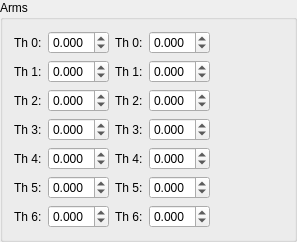
                  <widget class="QGroupBox" name="gbArms">
                   <property name="title">
                    <string>Arms</string>
                   </property>
                   <layout class="QHBoxLayout" name="horizontalLayout_7">
                    <item>
                     <layout class="QGridLayout" name="gridLayout_2">
                      <item row="0" column="0">
                       <widget class="QLabel" name="laLblAngles0">
                        <property name="text">
                         <string>Th 0:</string>
                        </property>
                       </widget>
                      </item>
                      <item row="0" column="1">
                       <widget class="QDoubleSpinBox" name="laTxtAngles0">
                        <property name="keyboardTracking">
                         <bool>false</bool>
                        </property>
                        <property name="decimals">
                         <number>3</number>
                        </property>
                        <property name="minimum">
                         <double>-3.142000000000000</double>
                        </property>
                        <property name="maximum">
                         <double>3.142000000000000</double>
                        </property>
                        <property name="singleStep">
                         <double>0.100000000000000</double>
                        </property>
                       </widget>
                      </item>
                      <item row="0" column="2">
                       <widget class="QLabel" name="raLblAngles0">
                        <property name="text">
                         <string>Th 0:</string>
                        </property>
                       </widget>
                      </item>
                      <item row="0" column="3">
                       <widget class="QDoubleSpinBox" name="raTxtAngles0">
                        <property name="keyboardTracking">
                         <bool>false</bool>
                        </property>
                        <property name="decimals">
                         <number>3</number>
                        </property>
                        <property name="minimum">
                         <double>-3.142000000000000</double>
                        </property>
                        <property name="maximum">
                         <double>3.142000000000000</double>
                        </property>
                        <property name="singleStep">
                         <double>0.100000000000000</double>
                        </property>
                       </widget>
                      </item>
                      <item row="1" column="0">
                       <widget class="QLabel" name="laLblAngles1">
                        <property name="text">
                         <string>Th 1:</string>
                        </property>
                       </widget>
                      </item>
                      <item row="1" column="1">
                       <widget class="QDoubleSpinBox" name="laTxtAngles1">
                        <property name="keyboardTracking">
                         <bool>false</bool>
                        </property>
                        <property name="decimals">
                         <number>3</number>
                        </property>
                        <property name="minimum">
                         <double>-3.142000000000000</double>
                        </property>
                        <property name="maximum">
                         <double>3.142000000000000</double>
                        </property>
                        <property name="singleStep">
                         <double>0.100000000000000</double>
                        </property>
                        <property name="value">
                         <double>0.000000000000000</double>
                        </property>
                       </widget>
                      </item>
                      <item row="1" column="2">
                       <widget class="QLabel" name="raLblAngles1">
                        <property name="text">
                         <string>Th 1:</string>
                        </property>
                       </widget>
                      </item>
                      <item row="1" column="3">
                       <widget class="QDoubleSpinBox" name="raTxtAngles1">
                        <property name="keyboardTracking">
                         <bool>false</bool>
                        </property>
                        <property name="decimals">
                         <number>3</number>
                        </property>
                        <property name="minimum">
                         <double>-3.142000000000000</double>
                        </property>
                        <property name="maximum">
                         <double>3.142000000000000</double>
                        </property>
                        <property name="singleStep">
                         <double>0.100000000000000</double>
                        </property>
                       </widget>
                      </item>
                      <item row="2" column="0">
                       <widget class="QLabel" name="laLblAngles2">
                        <property name="text">
                         <string>Th 2:</string>
                        </property>
                       </widget>
                      </item>
                      <item row="2" column="1">
                       <widget class="QDoubleSpinBox" name="laTxtAngles2">
                        <property name="keyboardTracking">
                         <bool>false</bool>
                        </property>
                        <property name="decimals">
                         <number>3</number>
                        </property>
                        <property name="minimum">
                         <double>-3.142000000000000</double>
                        </property>
                        <property name="maximum">
                         <double>3.142000000000000</double>
                        </property>
                        <property name="singleStep">
                         <double>0.100000000000000</double>
                        </property>
                       </widget>
                      </item>
                      <item row="2" column="2">
                       <widget class="QLabel" name="raLblAngles2">
                        <property name="text">
                         <string>Th 2:</string>
                        </property>
                       </widget>
                      </item>
                      <item row="2" column="3">
                       <widget class="QDoubleSpinBox" name="raTxtAngles2">
                        <property name="keyboardTracking">
                         <bool>false</bool>
                        </property>
                        <property name="decimals">
                         <number>3</number>
                        </property>
                        <property name="minimum">
                         <double>-3.142000000000000</double>
                        </property>
                        <property name="maximum">
                         <double>3.142000000000000</double>
                        </property>
                        <property name="singleStep">
                         <double>0.100000000000000</double>
                        </property>
                       </widget>
                      </item>
                      <item row="3" column="0">
                       <widget class="QLabel" name="laLblAngles3">
                        <property name="text">
                         <string>Th 3:</string>
                        </property>
                       </widget>
                      </item>
                      <item row="3" column="1">
                       <widget class="QDoubleSpinBox" name="laTxtAngles3">
                        <property name="keyboardTracking">
                         <bool>false</bool>
                        </property>
                        <property name="decimals">
                         <number>3</number>
                        </property>
                        <property name="minimum">
                         <double>-3.142000000000000</double>
                        </property>
                        <property name="maximum">
                         <double>3.142000000000000</double>
                        </property>
                        <property name="singleStep">
                         <double>0.100000000000000</double>
                        </property>
                       </widget>
                      </item>
                      <item row="3" column="2">
                       <widget class="QLabel" name="raLblAngles3">
                        <property name="text">
                         <string>Th 3:</string>
                        </property>
                       </widget>
                      </item>
                      <item row="3" column="3">
                       <widget class="QDoubleSpinBox" name="raTxtAngles3">
                        <property name="keyboardTracking">
                         <bool>false</bool>
                        </property>
                        <property name="decimals">
                         <number>3</number>
                        </property>
                        <property name="minimum">
                         <double>-3.142000000000000</double>
                        </property>
                        <property name="maximum">
                         <double>3.142000000000000</double>
                        </property>
                        <property name="singleStep">
                         <double>0.100000000000000</double>
                        </property>
                       </widget>
                      </item>
                      <item row="4" column="0">
                       <widget class="QLabel" name="laLblAngles4">
                        <property name="text">
                         <string>Th 4:</string>
                        </property>
                       </widget>
                      </item>
                      <item row="4" column="1">
                       <widget class="QDoubleSpinBox" name="laTxtAngles4">
                        <property name="keyboardTracking">
                         <bool>false</bool>
                        </property>
                        <property name="decimals">
                         <number>3</number>
                        </property>
                        <property name="minimum">
                         <double>-3.142000000000000</double>
                        </property>
                        <property name="maximum">
                         <double>3.142000000000000</double>
                        </property>
                        <property name="singleStep">
                         <double>0.100000000000000</double>
                        </property>
                       </widget>
                      </item>
                      <item row="4" column="2">
                       <widget class="QLabel" name="raLblAngles4">
                        <property name="text">
                         <string>Th 4:</string>
                        </property>
                       </widget>
                      </item>
                      <item row="4" column="3">
                       <widget class="QDoubleSpinBox" name="raTxtAngles4">
                        <property name="keyboardTracking">
                         <bool>false</bool>
                        </property>
                        <property name="decimals">
                         <number>3</number>
                        </property>
                        <property name="minimum">
                         <double>-3.142000000000000</double>
                        </property>
                        <property name="maximum">
                         <double>3.142000000000000</double>
                        </property>
                        <property name="singleStep">
                         <double>0.100000000000000</double>
                        </property>
                       </widget>
                      </item>
                      <item row="5" column="0">
                       <widget class="QLabel" name="laLblAngles5">
                        <property name="text">
                         <string>Th 5:</string>
                        </property>
                       </widget>
                      </item>
                      <item row="5" column="1">
                       <widget class="QDoubleSpinBox" name="laTxtAngles5">
                        <property name="keyboardTracking">
                         <bool>false</bool>
                        </property>
                        <property name="decimals">
                         <number>3</number>
                        </property>
                        <property name="minimum">
                         <double>-3.142000000000000</double>
                        </property>
                        <property name="maximum">
                         <double>3.142000000000000</double>
                        </property>
                        <property name="singleStep">
                         <double>0.100000000000000</double>
                        </property>
                       </widget>
                      </item>
                      <item row="5" column="2">
                       <widget class="QLabel" name="raLblAngles5">
                        <property name="text">
                         <string>Th 5:</string>
                        </property>
                       </widget>
                      </item>
                      <item row="5" column="3">
                       <widget class="QDoubleSpinBox" name="raTxtAngles5">
                        <property name="keyboardTracking">
                         <bool>false</bool>
                        </property>
                        <property name="decimals">
                         <number>3</number>
                        </property>
                        <property name="minimum">
                         <double>-3.142000000000000</double>
                        </property>
                        <property name="maximum">
                         <double>3.142000000000000</double>
                        </property>
                        <property name="singleStep">
                         <double>0.100000000000000</double>
                        </property>
                       </widget>
                      </item>
                      <item row="6" column="0">
                       <widget class="QLabel" name="laLblAngles6">
                        <property name="text">
                         <string>Th 6:</string>
                        </property>
                       </widget>
                      </item>
                      <item row="6" column="1">
                       <widget class="QDoubleSpinBox" name="laTxtAngles6">
                        <property name="keyboardTracking">
                         <bool>false</bool>
                        </property>
                        <property name="decimals">
                         <number>3</number>
                        </property>
                        <property name="minimum">
                         <double>-3.142000000000000</double>
                        </property>
                        <property name="maximum">
                         <double>3.142000000000000</double>
                        </property>
                        <property name="singleStep">
                         <double>0.100000000000000</double>
                        </property>
                       </widget>
                      </item>
                      <item row="6" column="2">
                       <widget class="QLabel" name="raLblAngles6">
                        <property name="text">
                         <string>Th 6:</string>
                        </property>
                       </widget>
                      </item>
                      <item row="6" column="3">
                       <widget class="QDoubleSpinBox" name="raTxtAngles6">
                        <property name="keyboardTracking">
                         <bool>false</bool>
                        </property>
                        <property name="decimals">
                         <number>3</number>
                        </property>
                        <property name="minimum">
                         <double>-3.142000000000000</double>
                        </property>
                        <property name="maximum">
                         <double>3.142000000000000</double>
                        </property>
                        <property name="singleStep">
                         <double>0.100000000000000</double>
                        </property>
                       </widget>
                      </item>
                     </layout>
                    </item>
                    <item>
                     <spacer name="horizontalSpacer_6">
                      <property name="orientation">
                       <enum>Qt::Horizontal</enum>
                      </property>
                      <property name="sizeHint" stdset="0">
                       <size>
                        <width>73</width>
                        <height>47</height>
                       </size>
                      </property>
                     </spacer>
                    </item>
                   </layout>
                  </widget>
